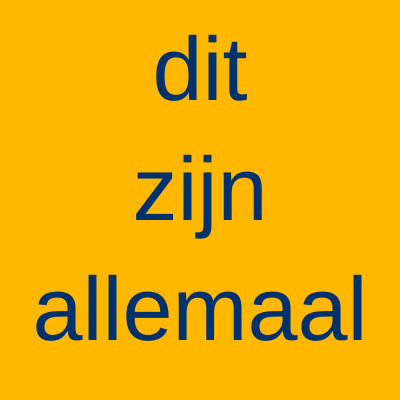
Frame 1 (no input)
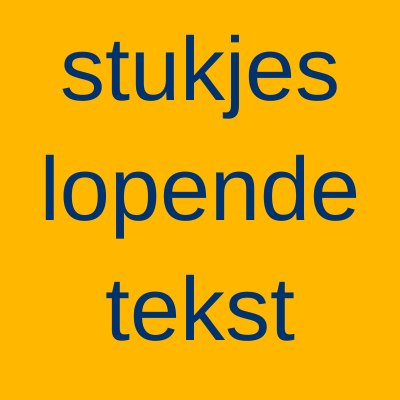
Frame 60 (no input)
Frame 120 (the mouse pressed at the canvas centre since frame 60): identical to frame 1, image omitted

The p5.js sketch that drew these frames (run headless with seeded random() and noise() and a simulated clock; from frame 60 on, the mouse is pressed at the canvas centre):

// p5.js sketch
// ── sketch.js
///* // iteration - lijstjes bekijken we verder ook nog.

const woorden = ["dit", "zijn", "allemaal", "stukjes", "lopende", "tekst"];
let count = 0;
let pos = 0;

function setup() {
	createCanvas(400, 400);
	textAlign(CENTER);
	textSize(90);
}

function draw() {
	background(255, 183, 0);

	pos++;
	pos = pos % height;

	if (frameCount % 20 == 0) {
		count++;
	}
	count = count % woorden.length;
	fill(0, 50, 110);
	for (let i = 0; i < 3; i++) {
		text(woorden[(count + i) % woorden.length], width / 2, height / 4 + i * 120);
	}
}

//*/
